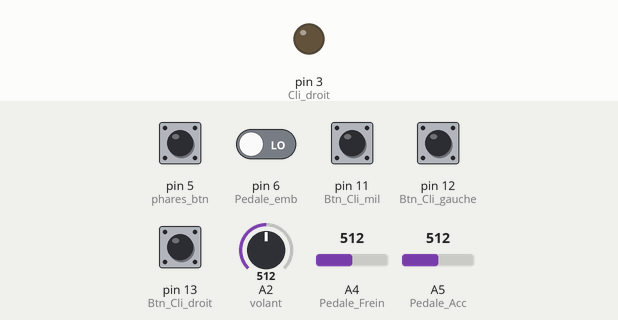
A sketch run on a simulated Arduino Uno, built with avr-gcc and run on an emulated ATmega328P. On the bench: output pins drawn as LEDs (lit = HIGH). The inputs (shaded band) are chosen by the test bench; at power-on: pin 5 (phares_btn), pin 6 (Pedale_emb), pin 11 (Btn_Cli_mil), pin 12 (Btn_Cli_gauche), pin 13 (Btn_Cli_droit) LOW, A2 (volant) = 512, A4 (Pedale_Frein) = 512, A5 (Pedale_Acc) = 512. What the sketch prints to the serial monitor is not drawn.

Above: at 1.2 s.
1.3 s: pin 11 (Btn_Cli_mil) pulled HIGH for 0.15 s
At 2.2 s:
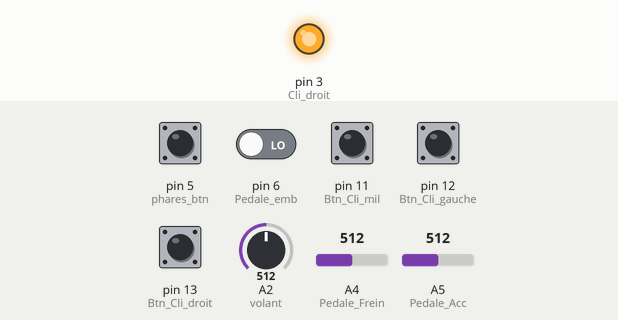
Timing chart, 0 to 4.3 s (numbered marks = the images above; inputs shaded):
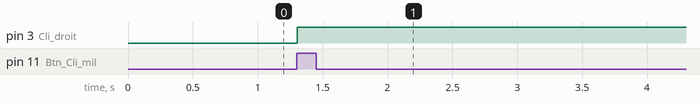

Measured:
- after the input at 1.3 s, pin 3 (Cli_droit): LOW → HIGH at once

The sketch:

commandes_manette.ino
```cpp
const int volant=2;
const int Cli_gauche=2;
const int  Cli_droit=3;
const int Btn_Cli_gauche=12;
const int  Btn_Cli_droit=13;
const int  Btn_Cli_mil=11;
const int Pedale_Frein=4;
const int  Pedale_Acc=5;
const int Pedale_emb=6;
const int levier_M=7;
const int levier_R=8;
const int levier_PM=9;
const int phares=10;
const int phares_btn=5;
String envoi;
boolean state;
int i,j,Cli1;
int angle;
int val_ac,val_fr;
int Etat_Cli=0;
int Valeur=0;

void setup() {
  pinMode(Pedale_Frein,INPUT);
  pinMode(Pedale_Acc,INPUT);
  pinMode(Cli_gauche,OUTPUT);
  pinMode(Cli_droit,OUTPUT);
  pinMode(Btn_Cli_gauche,INPUT);
  pinMode(Btn_Cli_droit,INPUT);
  pinMode( Btn_Cli_mil,INPUT);
  pinMode(volant,INPUT);
  pinMode(phares_btn,INPUT);
  pinMode(levier_M,INPUT);
  pinMode(levier_R,INPUT);
  pinMode(levier_PM,INPUT);
  pinMode(Pedale_emb,INPUT);
  Serial.begin(115200);
  // put your setup code here, to run once:

}

void loop() {
  int Cli=0;
  Valeur=analogRead(volant);
  angle=map(Valeur,0,1023,0,180);
  envoi="s"+angle;
  Envoi();  // on envoi l'angle lu

  val_ac=analogRead(Pedale_Acc);
  envoi="a"+val_ac;
  Envoi(); // on envoi le niveau d'acceleration lu

  val_fr=analogRead(Pedale_Frein);
  envoi="f"+val_fr;
  Envoi();  // on envoi le niveau de deceleration lu

  if(digitalRead(Pedale_emb)==HIGH){ // si la pedale d'embreillage est appuyée,
    if(digitalRead(levier_M)==HIGH){
    envoi="1111";//on envoi ce code si le levier est 1ere vitesse
    Envoi();
  }
    if(digitalRead(levier_R)==HIGH){
    envoi="1112"; // celui ci si on est en marche arriere
    Envoi();
  }
    if(digitalRead(levier_PM)==HIGH){
    envoi="1110"; // celui ci si on est  au point mort
    Envoi();
  }
  }
    if(digitalRead(Btn_Cli_gauche)==HIGH){
    envoi="c11"; // celui ci si on est  au point mort
    Envoi();
    Cli=1;
    Etat_Cli=1;
  }
    if(digitalRead(Btn_Cli_droit)==HIGH){
    envoi="c21"; // celui ci si on est  au point mort
    Envoi();
    Cli=1;
    Etat_Cli=2;
  }
    if(digitalRead(Btn_Cli_mil)==HIGH){
    envoi="c31"; // celui ci si on est  au point mort
    Envoi();
    Cli=1;
    Etat_Cli=3;
  }
    if(digitalRead(Btn_Cli_gauche)==LOW){
    envoi="c10"; // celui ci si on est  au point mort
    Envoi();
  }
    if(digitalRead(Btn_Cli_droit)==LOW){
    envoi="c20"; // celui ci si on est  au point mort
    Envoi();
  }
    if(digitalRead(Btn_Cli_mil)==LOW){
    envoi="c30"; // celui ci si on est  au point mort
    Envoi();
  }
    if(digitalRead(phares_btn)==HIGH){
      digitalWrite(phares,HIGH);
    envoi="p1";
    Envoi();
  }
    if(digitalRead(phares_btn)==LOW){
      digitalWrite(phares,LOW);
    envoi="p0";
    Envoi();
  }
    int tmp;
  if(Etat_Cli!=0){
    clignotant(Etat_Cli,HIGH);
    tmp=millis();
  }
  if(Cli!=0){
  if((millis()-tmp)>(500*i)){
  clignotant(Etat_Cli,!state);
  state=!state;
  i++;
    }
}
}
void clignotant(int cote,boolean etat){
  if(cote!=Cli1){
    i=1;
    Cli1=cote;
    }
  if(cote==Cli_gauche){
    digitalWrite(Cli_gauche,etat);
    }
  if(cote==Cli_droit){
    digitalWrite(Cli_droit,etat);
    }
    if(cote==2){
    digitalWrite(Cli_gauche,etat);
    digitalWrite(Cli_droit,etat);
    }
  }
  void Envoi(){
    Serial.println(envoi);
    Serial.flush();
    envoi="";
    }
```
